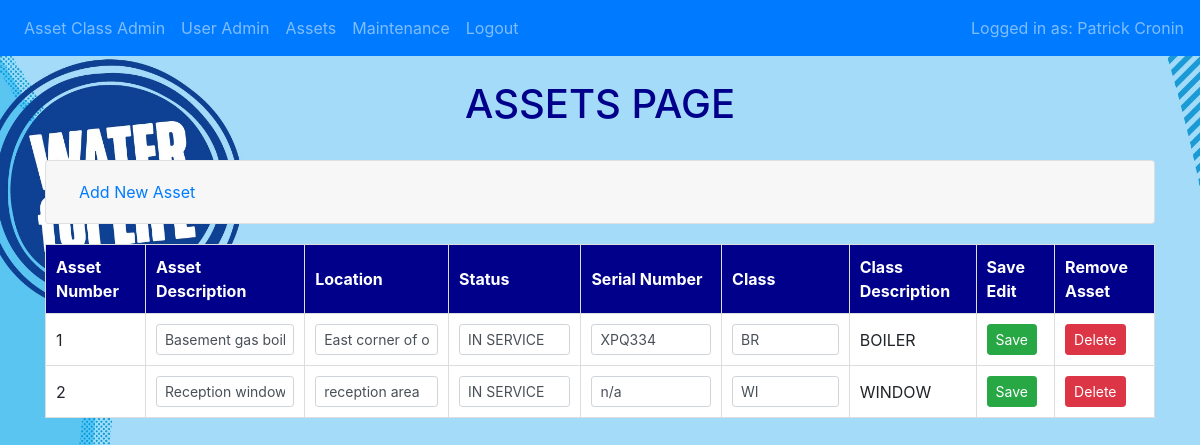
The app's page /assets (signed in), older data.
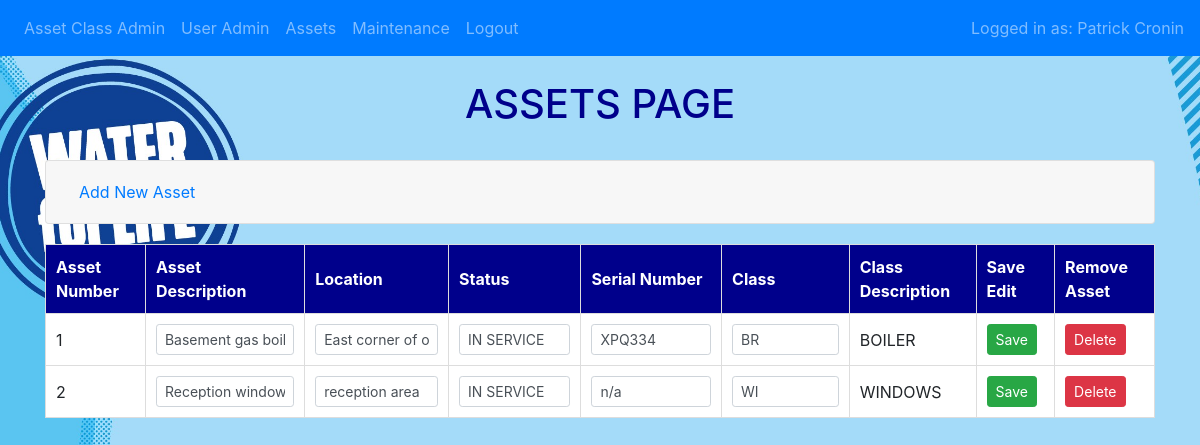
The same page, newer data.
### website/models.py (models this page shows)
class Asset(db.Model):
    id = db.Column(db.Integer, primary_key=True, autoincrement=True)
    description = db.Column(db.String(50), nullable=False)
    location = db.Column(db.String(50), nullable=False)
    status = db.Column(db.String(20), nullable=False)
    serial_number = db.Column(db.String(50))
    class_code_id = db.Column(db.String(2), db.ForeignKey('assetclass.class_code'), nullable=False)
    maintenance = db.relationship('Maintenance', backref='asset', lazy=True)

class Assetclass(db.Model):
    class_code = db.Column(db.String(2), primary_key=True)
    class_desc = db.Column(db.String(50), nullable=False)
    assets = db.relationship('Asset', backref='assetclass', lazy=True)

### website/views.py (the view, shortened to what this page needs)
@views.route('/assets', methods=['GET', 'POST'])
@login_required
def assets():
    AssetList = db.session.query(Asset, Assetclass).join(Assetclass, Asset.class_code_id == Assetclass.class_code).all()
    return render_template("assets.html", user=current_user, asset_list=AssetList)

### website/__init__.py (called while the page is built)
def create_app():
    app = Flask(__name__)
    app.config.from_object('config.Config')
    db.init_app(app)
    from .views import  views
    from .auth import auth
    app.register_blueprint(views, url_prefix='/')
    app.register_blueprint(auth, url_prefix='/')
    from .models import User, Assetclass, Asset, Maintenance
    with app.app_context():
        db.create_all()
    login_manager = LoginManager()
    login_manager.login_view = 'auth.login'
    try:
        login_manager.init_app(app)
        @login_manager.user_loader
        def load_user(id):
            return User.query.get(int(id))
    except Exception as e:
        logging.error(f"Error loading user {id}: {e}")
        return None
    return app

### website/templates/assets.html (shortened to what this page needs)
{% extends "base.html" %}
{% block content %}<br><h1 style="text-align: center; color:darkblue;">ASSETS PAGE</h1><br>
<div class="accordion" id="userAssets">
<div class="card">
    <div class="card-header" id="headingAddAsset">
        <h2 class="mb-0">
            <button class="btn btn-link btn-block text-left" type="button" data-toggle="collapse" data-target="#collapseAddAsset" aria-expanded="false" aria-controls="collapseAddAsset">
                Add New Asset
            </button>
        </h2>
    </div>
</div>
</div>
<table>
    <thead>
        <tr>
            <th>Asset Number</th>
            <th>Asset Description</th>
            <th>Location</th>
            <th>Status</th>
            <th>Serial Number</th>
            <th>Class</th>
            <th>Class Description</th>
            <th>Save Edit</th>
            <th>Remove Asset</th>
        </tr>
    </thead>
     <tbody>
    {% for asset, assetclass in asset_list %}
    <tr>
      <form
        action="{{ url_for('views.edit_asset', asset_id=asset.id) }}"
        method="POST"
        class="d-flex w-100 align-items-center"
        onsubmit="return confirm('Are you sure?')"
      >
        <td class="align-middle">{{ asset.id }}</td>
        <td class="align-middle">
          <input
            name="description"
            type="text"
            class="form-control form-control-sm"
            value="{{ asset.description }}"
          >
        </td>
        <td class="align-middle">
          <input
            name="location"
            type="text"
            class="form-control form-control-sm"
            value="{{ asset.location }}"
          >
        </td>
        <td class="align-middle">
          <input
            name="status"
            type="text"
            class="form-control form-control-sm"
            value="{{ asset.status }}"
          >
        </td>
        <td class="align-middle">
          <input
            name="serial_number"
            type="text"
            class="form-control form-control-sm"
            value="{{ asset.serial_number }}"
          >
        </td>
        <td class="align-middle">
          <input
            name="class_code"
            type="text"
            class="form-control form-control-sm"
            value="{{ asset.class_code_id }}"
          >
        </td>
        <td class="align-middle">{{ assetclass.class_desc }}</td>
        <td class="align-middle">
          <button type="submit" class="btn btn-sm btn-success">
            Save
          </button>
        </td>
      </form>
      <td class="align-middle">
        <form
          action="{{ url_for('views.delete_asset', id=asset.id) }}"
          method="POST"
          onsubmit="return confirm('Are you sure you want to delete this asset?');"
        >
          <button type="submit" class="btn btn-sm btn-danger">
            Delete
          </button>
        </form>
      </td>
    </tr>
    {% endfor %}
  </tbody>
</table>
{% endblock %}

Row changes from the older to the newer data that the page shows:
changed through a linked row, Asset "Reception window": class_desc "WINDOW" → "WINDOWS"
